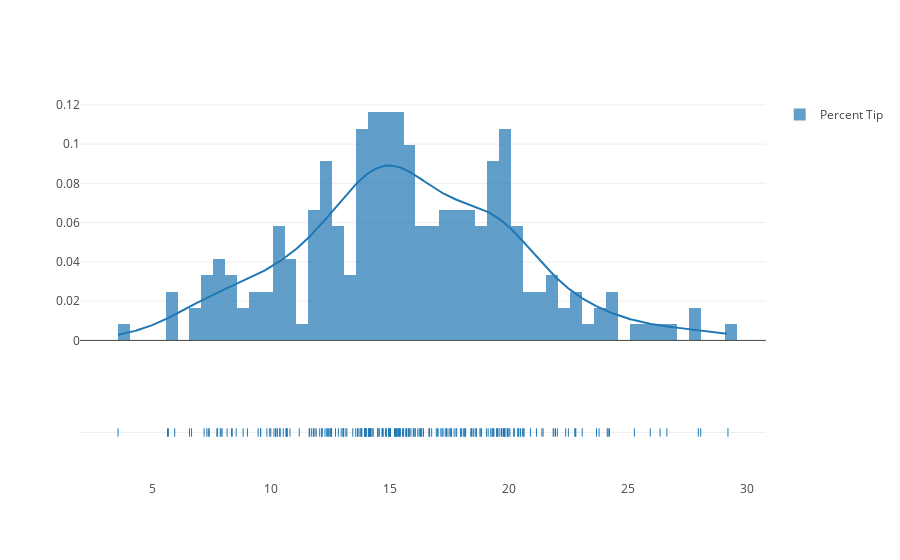

Notebook cell for this chart:
### Code cell
pcttips = data['pcttip']
# Removing data points that are greater than the 99% quantile
# sns.distplot(pcttips[pcttips < pcttips.quantile(0.99)], rug=True)
py.iplot(ff.create_distplot([pcttips[pcttips < pcttips.quantile(0.99)]], group_labels=["Percent Tip"], 
                            bin_size=.5))

### Figure 1 — Plotly figure (JSON) as saved in the notebook; plotly's stock layout.template omitted (floating-point values rounded to 4 significant figures; data arrays with more than 128 entries replaced by an {"elided": "..."} marker saying what was removed)
{"data": [{"autobinx": false, "histnorm": "probability density", "legendgroup": "Percent Tip", "marker": {"color": "rgb(31, 119, 180)"}, "name": "Percent Tip", "opacity": 0.7, "type": "histogram", "x": {"elided": "241 float values"}, "xaxis": "x1", "xbins": {"end": 29.2, "size": 0.5, "start": 3.564}, "yaxis": "y1"}, {"legendgroup": "Percent Tip", "marker": {"color": "rgb(31, 119, 180)"}, "mode": "lines", "name": "Percent Tip", "showlegend": false, "type": "scatter", "x": {"elided": "500 float values"}, "xaxis": "x1", "y": {"elided": "500 float values"}, "yaxis": "y1"}, {"legendgroup": "Percent Tip", "marker": {"color": "rgb(31, 119, 180)", "symbol": "line-ns-open"}, "mode": "markers", "name": "Percent Tip", "showlegend": false, "text": null, "type": "scatter", "x": {"elided": "241 float values"}, "xaxis": "x1", "y": {"elided": "241 str values"}, "yaxis": "y2"}], "layout": {"barmode": "overlay", "hovermode": "closest", "legend": {"traceorder": "reversed"}, "xaxis1": {"anchor": "y2", "domain": [0, 1], "zeroline": false}, "yaxis1": {"anchor": "free", "domain": [0.35, 1], "position": 0}, "yaxis2": {"anchor": "x1", "domain": [0, 0.25], "dtick": 1, "showticklabels": false}}}
